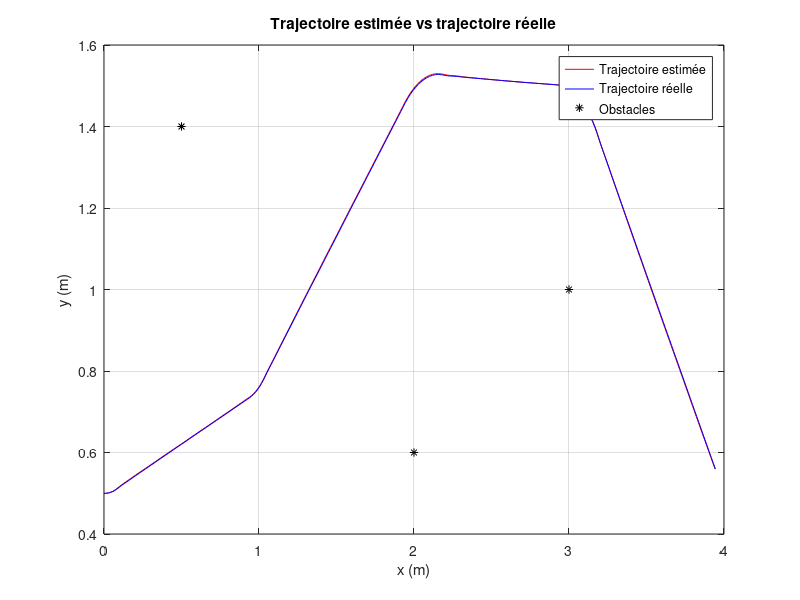
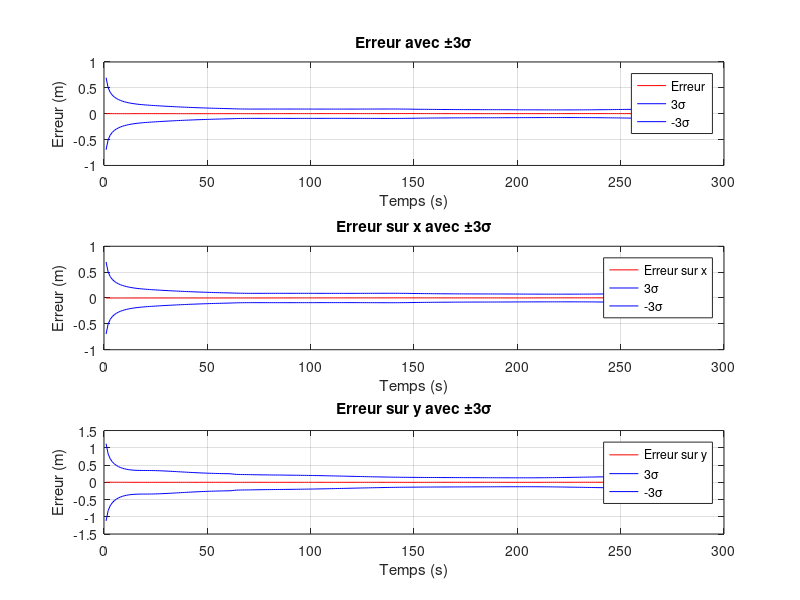

MATLAB code to generate these figures, in order:
clear all

load('dqg.mat')
load('dqd.mat')
load('Xtruth.mat')
load('Ytruth.mat')

l1 = [0.5 1.4];
l2 = [2 0.6];
l3 = [3 1];
l = [l1; l2; l3]; %les coordones des 3 amers

r = (70/2) * 10 ^ -3; %rayon des roues droites et gauches
e = 230 * 10 ^ -3; %voie (distance entre les 2 roues)

%pose initiale
odometer(1, 1) = 0;
odometer(2, 1) = 0.5;
odometer(3, 1) = 0;

Qu = [0.5 * 10 ^ -4 0; 0 0.5 * 10 ^ -4]; %covariance associe aux bruits du vecteur d'entre
Q = [0.6 * 10 ^ -5 0 0; 0 0.4 * 10 ^ -5 0; 0 0 10 ^ -5]; %covariance du bruit de modle
podo = [1 0 0; 0 1 0; 0 0 0.5]; %valeur initiale de la matrice de covariance P

R = 10 ^ -1; %covariance du bruit de mesure ( adapter la valeur)

% Definir X(k/k-1)
X = [0 0.5 0]'; %valeur initiale de l'�tat

% boucle pour delta_k
% delta_k = r * (dqg(1,:) + dqd(1,:)) / 2;
% omega_k = r * (dqg(1,:) - dqd(1,:)) / e;

% boucle pour delta_k
for t = 2:260
    delta_k(t - 1) = r * (dqg(t) + dqd(t)) / 2;
    omega_k(t - 1) = r * (dqd(t) - dqg(t)) / e;

    A = [cos(odometer(3, t - 1)) 0; sin(odometer(3, t - 1)) 0; 0 1]; %matrice A
    odometer(:, t) = odometer(:, t - 1) + A * [delta_k(t - 1); omega_k(t - 1)]; %calcul de odometer(k/k-1)

    % Jacobienne de A
    % B=[cos(odometer(3,t-1)) 0; sin(odometer(3,t-1)) 0; 0 1]; %matrice B % Jacobienne
    FF = [1 0 -delta_k(t - 1) * sin(odometer(3, t - 1)); 0 1 delta_k(t - 1) * cos(odometer(3, t - 1)); 0 0 1]; %matrice F
    % podo= FF*podo*FF'+B*Qu*B' + Q; %calcul de P(k/k-1)
    podo = FF * podo * FF' + Q; %calcul de P(k/k-1)
    X = odometer(:, t); %calcul de X(k/k-1)
    Y = inv(podo); %calcul de Y(k/k-1)
    y = Y * X; %calcul de y(k/k-1)

    % calculer les distances d1,d2,d3 aux 3 amers à chaque instant
    d1(t) = sqrt((Xtruth(t) - l1(1)) .^ 2 + (Ytruth(t) - l1(2)) .^ 2);
    d2(t) = sqrt((Xtruth(t) - l2(1)) .^ 2 + (Ytruth(t) - l2(2)) .^ 2);
    d3(t) = sqrt((Xtruth(t) - l3(1)) .^ 2 + (Ytruth(t) - l3(2)) .^ 2);

    z = [d1(t) + normrnd(0, 0.001); d2(t) + normrnd(0, 0.001); d3(t) + normrnd(0, 0.001)]

    % DEBUT FILTRE INFORMATIONNEL
    %initialisation des gains informationnels
    gI = zeros(3, 3);
    gi = zeros (3, 1);

    for i = 1:3
        zestime = sqrt((X(1) - l(i, 1)) ^ 2 + (X(2) - l(i, 2)) ^ 2);
        H = [(X(1) - l(i, 1)) / zestime, (X(2) - l(i, 2)) / zestime, 0]; % jacobienne associe a la mesure

        gI = gI + H' * inv(R) * H; % contribution infomationnelle associe a la matrice infomationnelle
        nu = z(i) - zestime;
        gi = gi + H' * inv(R) * [nu + H * X]; % contribution infomationnelle associe au vecteur infomationnel
    end

    Y = Y + gI; %matrice informationnell mise à jour
    y = y + gi; %vecteur informationnel mis à jour

    podo = inv(Y); % matrice de covariance mise a jour
    odometer(:, t) = podo * y; % vecteur d'etat mis a jour a l'instant t
    % FIN FILTRE INFORMATIONNEL
    
    sigma_x(t) = sqrt(podo(1, 1));
    sigma_y(t) = sqrt(podo(2, 2));
    sigma_theta(t) = sqrt(podo(3, 3));
end

% calcul de l'erreur sur x, y et theta
erreur_x = Xtruth' - odometer(1, :);
erreur_y = Ytruth' - odometer(2, :);
erreur = sqrt(erreur_x .^ 2 + erreur_y .^ 2);

% Tracé de la trajectoire estimée vs trajectoire réelle
figure;
plot(odometer(1, :), odometer(2, :), 'r');
hold on;
plot(Xtruth, Ytruth, 'b');
title('Trajectoire estimée vs trajectoire réelle');
xlabel('x (m)');
ylabel('y (m)');
% Obstacles l1, l2 et l3
plot(l1(1), l1(2), 'k*');
plot(l2(1), l2(2), 'k*');
plot(l3(1), l3(2), 'k*');
legend('Trajectoire estimée', 'Trajectoire réelle', 'Obstacles');
grid on;

% Tracé de l'erreur sur x et y avec ±3σ
figure;
subplot(3, 1, 1);
plot(erreur, 'r');
hold on;
plot(3 * sigma_x(2:260), 'b');
plot(-3 * sigma_x(2:260), 'b');
title('Erreur avec ±3σ');
xlabel('Temps (s)');
ylabel('Erreur (m)');
legend('Erreur', '3σ', '-3σ');
grid on;

subplot(3, 1, 2);
plot(erreur_x, 'r');
hold on;
plot(3 * sigma_x(2:260), 'b');
plot(-3 * sigma_x(2:260), 'b');
title('Erreur sur x avec ±3σ');
xlabel('Temps (s)');
ylabel('Erreur (m)');
legend('Erreur sur x', '3σ', '-3σ');
grid on;

subplot(3, 1, 3);
plot(erreur_y, 'r');
hold on;
plot(3 * sigma_y(2:260), 'b');
plot(-3 * sigma_y(2:260), 'b');
title('Erreur sur y avec ±3σ');
xlabel('Temps (s)');
ylabel('Erreur (m)');
legend('Erreur sur y', '3σ', '-3σ');
grid on;
